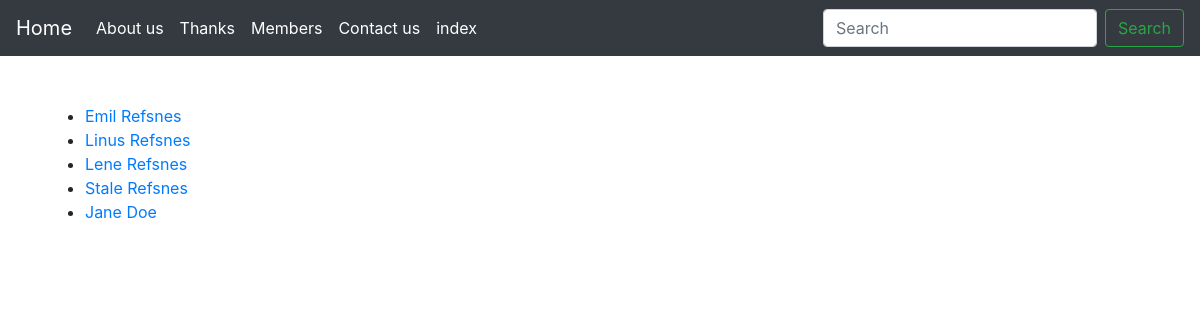
The page /members/ on the database its author committed.
### myapp/models.py (models this page shows, shortened)
class Member(models.Model):
  firstname = models.CharField(max_length=255)
  lastname = models.CharField(max_length=255)
  phone = models.IntegerField(null=True)
  joined_date = models.DateField(null=True)

### myapp/views.py (the view)
# urls.py: path('members/',views.members,name='members'),
def members(request):
  mymembers = Member.objects.all().values()
  context = {
    'mymembers': mymembers,
  }
  return render(request,"all_members.html",context)

### templates/all_members.html (shortened to what this page needs)
{% extends "master.html" %}
{% block content %}
<div class="container pt-5">
<ul>
  {% for x in mymembers %}
  <li><a href="details/{{ x.id }}">{{ x.firstname }} {{ x.lastname }} </a></li>
  {% endfor %}
</ul>
</div>
{% endblock %}

### rows shown on the page
Member: firstname "Emil", lastname "Refsnes"
Member: firstname "Linus", lastname "Refsnes"
Member: firstname "Lene", lastname "Refsnes"
Member: firstname "Stale", lastname "Refsnes"
Member: firstname "Jane", lastname "Doe"
